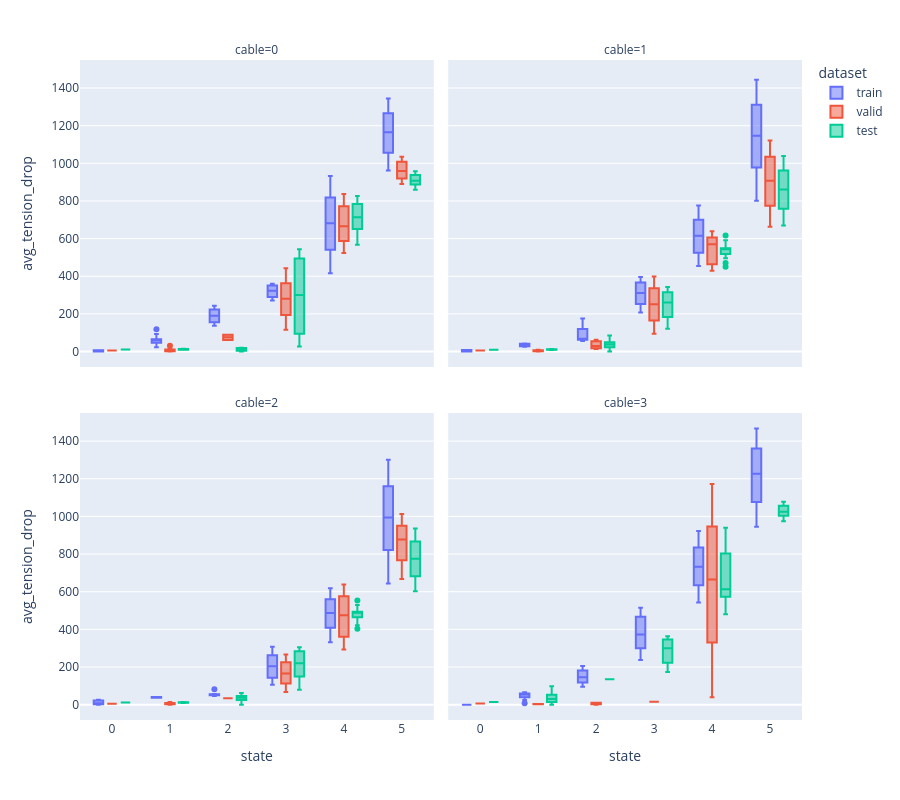

This figure's notebook cell:
### Code cell
px.box(full_df, y="avg_tension_drop", x="state", color="dataset", facet_col="cable", facet_col_wrap=2, height=800)

### Figure 1 — Plotly figure (JSON) as saved in the notebook; plotly's stock layout.template omitted (floating-point values rounded to 4 significant figures)
{"data": [{"alignmentgroup": "True", "hovertemplate": "dataset=train<br>cable=0<br>state=%{x}<br>avg_tension_drop=%{y}<extra></extra>", "legendgroup": "train", "marker": {"color": "#636efa"}, "name": "train", "notched": false, "offsetgroup": "train", "orientation": "v", "showlegend": true, "type": "box", "x": ["0", "0", "1", "1", "1", "1", "1", "1", "1", "1", "1", "1", "1", "1", "2", "2", "2", "2", "2", "3", "3", "3", "3", "3", "4", "4", "4", "4", "4", "4", "4", "4", "4", "4", "4", "4", "4", "4", "4", "4", "4", "4", "4", "4", "4", "4", "4", "4", "5", "5", "5", "5", "5", "5", "5", "5", "5", "5", "5", "5", "5", "5", "5", "5", "5", "5", "5", "5", "5"], "x0": " ", "xaxis": "x3", "y": [0.0, 6.453, 23.47, 34.69, 40.29, 54.54, 54.15, 61.05, 61.71, 62.24, 63.34, 68.42, 93.59, 118.6, 136.8, 161.3, 189.8, 217.2, 243.5, 270.9, 295.8, 322.6, 347.2, 359.9, 416.3, 429.8, 458.4, 483.2, 508.4, 530.3, 552.5, 576.5, 603.4, 619.6, 644.2, 670.8, 693.3, 714.9, 738.1, 762.2, 785.5, 806.1, 829.8, 851.6, 876.6, 899.7, 916.6, 932.9, 961.9, 974.6, 991.7, 1015.0, 1039.0, 1062.0, 1083.0, 1104.0, 1125.0, 1145.0, 1165.0, 1184.0, 1203.0, 1223.0, 1241.0, 1261.0, 1280.0, 1299.0, 1324.0, 1335.0, 1345.0], "y0": " ", "yaxis": "y3"}, {"alignmentgroup": "True", "hovertemplate": "dataset=train<br>cable=1<br>state=%{x}<br>avg_tension_drop=%{y}<extra></extra>", "legendgroup": "train", "marker": {"color": "#636efa"}, "name": "train", "notched": false, "offsetgroup": "train", "orientation": "v", "showlegend": false, "type": "box", "x": ["0", "0", "1", "1", "1", "2", "2", "2", "2", "2", "2", "2", "2", "2", "2", "2", "3", "3", "3", "3", "3", "3", "3", "3", "4", "4", "4", "4", "4", "4", "4", "4", "4", "4", "4", "4", "4", "4", "5", "5", "5", "5", "5", "5", "5", "5", "5", "5", "5", "5", "5", "5", "5", "5", "5", "5", "5", "5", "5", "5", "5", "5", "5", "5", "5", "5", "5", "5", "5"], "x0": " ", "xaxis": "x4", "y": [0.0, 8.289, 25.89, 37.12, 42.75, 55.77, 55.66, 62.18, 62.94, 63.91, 65.16, 70.81, 98.86, 126.9, 148.5, 176.1, 207.5, 237.7, 266.7, 296.8, 324.4, 353.6, 380.7, 395.4, 454.5, 469.1, 498.6, 525.6, 552.9, 576.8, 601.7, 627.5, 656.6, 674.7, 700.3, 727.7, 752.1, 776.0, 800.9, 826.6, 851.6, 874.3, 899.7, 922.8, 949.4, 973.4, 992.2, 1010.0, 1040.0, 1056.0, 1076.0, 1101.0, 1125.0, 1147.0, 1169.0, 1191.0, 1213.0, 1235.0, 1256.0, 1276.0, 1295.0, 1316.0, 1335.0, 1356.0, 1376.0, 1396.0, 1421.0, 1434.0, 1444.0], "y0": " ", "yaxis": "y4"}, {"alignmentgroup": "True", "hovertemplate": "dataset=train<br>cable=2<br>state=%{x}<br>avg_tension_drop=%{y}<extra></extra>", "legendgroup": "train", "marker": {"color": "#636efa"}, "name": "train", "notched": false, "offsetgroup": "train", "orientation": "v", "showlegend": false, "type": "box", "x": ["0", "0", "0", "1", "1", "2", "2", "2", "2", "2", "2", "2", "2", "3", "3", "3", "3", "3", "3", "3", "3", "3", "4", "4", "4", "4", "4", "4", "4", "4", "4", "4", "4", "4", "4", "5", "5", "5", "5", "5", "5", "5", "5", "5", "5", "5", "5", "5", "5", "5", "5", "5", "5", "5", "5", "5", "5", "5", "5", "5", "5", "5", "5", "5", "5", "5", "5", "5", "5"], "x0": " ", "xaxis": "x", "y": [0.0, 7.837, 26.14, 36.26, 41.07, 46.79, 45.97, 52.05, 51.84, 52.22, 52.65, 56.89, 81.25, 105.6, 123.9, 148.5, 176.6, 203.5, 229.4, 256.2, 280.8, 307.0, 330.9, 343.9, 396.7, 411.6, 439.7, 462.3, 487.4, 509.2, 531.0, 554.2, 579.8, 595.3, 618.8, 643.9, 665.4, 687.2, 710.1, 733.4, 756.4, 777.6, 800.4, 821.9, 845.8, 867.6, 884.3, 900.3, 927.6, 941.7, 959.6, 982.5, 1006.0, 1026.0, 1046.0, 1067.0, 1086.0, 1106.0, 1126.0, 1143.0, 1161.0, 1181.0, 1198.0, 1218.0, 1236.0, 1255.0, 1279.0, 1291.0, 1301.0], "y0": " ", "yaxis": "y"}, {"alignmentgroup": "True", "hovertemplate": "dataset=train<br>cable=3<br>state=%{x}<br>avg_tension_drop=%{y}<extra></extra>", "legendgroup": "train", "marker": {"color": "#636efa"}, "name": "train", "notched": false, "offsetgroup": "train", "orientation": "v", "showlegend": false, "type": "box", "x": ["0", "1", "1", "1", "1", "1", "1", "1", "1", "1", "1", "1", "2", "2", "2", "2", "2", "3", "3", "3", "3", "3", "3", "3", "3", "3", "3", "4", "4", "4", "4", "4", "4", "4", "4", "4", "4", "4", "4", "4", "4", "4", "4", "5", "5", "5", "5", "5", "5", "5", "5", "5", "5", "5", "5", "5", "5", "5", "5", "5", "5", "5", "5", "5", "5", "5", "5", "5", "5"], "x0": " ", "xaxis": "x2", "y": [0.0, 7.257, 24.99, 37.16, 43.28, 54.55, 52.83, 58.98, 59.08, 59.76, 60.91, 66.56, 95.56, 124.5, 145.6, 173.0, 205.9, 237.6, 268.3, 299.7, 328.2, 358.4, 385.7, 399.9, 467.6, 482.7, 514.2, 542.3, 570.8, 595.4, 620.4, 647.1, 674.5, 692.2, 718.2, 747.0, 772.5, 797.0, 822.4, 848.7, 874.0, 896.8, 922.6, 945.3, 972.5, 997.1, 1016.0, 1034.0, 1064.0, 1077.0, 1095.0, 1120.0, 1147.0, 1169.0, 1192.0, 1216.0, 1237.0, 1259.0, 1281.0, 1301.0, 1320.0, 1342.0, 1361.0, 1382.0, 1402.0, 1422.0, 1447.0, 1458.0, 1467.0], "y0": " ", "yaxis": "y2"}, {"alignmentgroup": "True", "hovertemplate": "dataset=valid<br>cable=0<br>state=%{x}<br>avg_tension_drop=%{y}<extra></extra>", "legendgroup": "valid", "marker": {"color": "#EF553B"}, "name": "valid", "notched": false, "offsetgroup": "valid", "orientation": "v", "showlegend": true, "type": "box", "x": ["0", "1", "1", "1", "1", "1", "1", "1", "1", "1", "2", "2", "3", "3", "3", "3", "3", "3", "3", "3", "3", "3", "3", "3", "3", "3", "4", "4", "4", "4", "4", "4", "4", "4", "4", "4", "4", "4", "4", "4", "5", "5", "5", "5", "5", "5", "5", "5", "5"], "x0": " ", "xaxis": "x3", "y": [5.194, 1.076, 1.927, 3.23, 0.0, 4.668, 8.348, 9.814, 14.93, 30.72, 61.34, 89.5, 116.2, 141.6, 163.2, 193.8, 218.3, 242.7, 266.8, 293.0, 322.2, 341.9, 363.4, 393.3, 420.1, 442.7, 524.0, 539.5, 562.4, 587.3, 609.7, 632.9, 650.9, 681.0, 699.1, 756.2, 772.4, 795.7, 818.5, 836.6, 890.4, 902.3, 925.8, 940.3, 959.0, 982.6, 1002.0, 1025.0, 1035.0], "y0": " ", "yaxis": "y3"}, {"alignmentgroup": "True", "hovertemplate": "dataset=valid<br>cable=1<br>state=%{x}<br>avg_tension_drop=%{y}<extra></extra>", "legendgroup": "valid", "marker": {"color": "#EF553B"}, "name": "valid", "notched": false, "offsetgroup": "valid", "orientation": "v", "showlegend": false, "type": "box", "x": ["0", "1", "1", "1", "1", "1", "1", "1", "2", "2", "2", "3", "3", "3", "3", "3", "3", "3", "3", "3", "3", "3", "3", "4", "4", "4", "4", "4", "4", "4", "5", "5", "5", "5", "5", "5", "5", "5", "5", "5", "5", "5", "5", "5", "5", "5", "5", "5", "5"], "x0": " ", "xaxis": "x4", "y": [5.914, 1.69, 2.302, 3.616, 0.0, 4.33, 7.859, 9.046, 14.0, 29.53, 63.02, 93.99, 123.3, 152.0, 176.9, 210.0, 237.3, 264.5, 291.6, 320.6, 352.1, 374.3, 398.3, 429.9, 457.3, 481.7, 569.8, 586.9, 611.8, 638.6, 662.8, 688.0, 708.5, 739.8, 759.2, 820.7, 838.2, 863.2, 888.0, 907.5, 965.3, 978.0, 1003.0, 1019.0, 1040.0, 1065.0, 1086.0, 1110.0, 1122.0], "y0": " ", "yaxis": "y4"}, {"alignmentgroup": "True", "hovertemplate": "dataset=valid<br>cable=2<br>state=%{x}<br>avg_tension_drop=%{y}<extra></extra>", "legendgroup": "valid", "marker": {"color": "#EF553B"}, "name": "valid", "notched": false, "offsetgroup": "valid", "orientation": "v", "showlegend": false, "type": "box", "x": ["0", "1", "1", "1", "1", "1", "1", "1", "1", "2", "3", "3", "3", "3", "3", "3", "3", "3", "3", "4", "4", "4", "4", "4", "4", "4", "4", "4", "4", "4", "4", "4", "4", "5", "5", "5", "5", "5", "5", "5", "5", "5", "5", "5", "5", "5", "5", "5", "5"], "x0": " ", "xaxis": "x", "y": [5.259, 1.59, 2.459, 3.441, 0.0, 4.197, 7.71, 8.913, 13.66, 33.41, 67.0, 93.76, 119.2, 144.1, 165.6, 195.1, 219.0, 242.9, 266.6, 292.5, 320.7, 340.0, 360.8, 389.3, 414.0, 435.5, 514.6, 529.7, 552.1, 576.3, 598.3, 620.9, 638.9, 667.5, 684.6, 739.6, 755.5, 777.8, 799.7, 817.1, 870.9, 883.6, 906.2, 920.5, 939.0, 961.8, 980.6, 1002.0, 1012.0], "y0": " ", "yaxis": "y"}, {"alignmentgroup": "True", "hovertemplate": "dataset=valid<br>cable=3<br>state=%{x}<br>avg_tension_drop=%{y}<extra></extra>", "legendgroup": "valid", "marker": {"color": "#EF553B"}, "name": "valid", "notched": false, "offsetgroup": "valid", "orientation": "v", "showlegend": false, "type": "box", "x": ["0", "1", "1", "1", "2", "2", "2", "2", "3", "4", "4", "4", "4", "4", "4", "4", "4", "4", "4", "4", "4", "4", "4", "4", "4", "4", "4", "4", "4", "4", "4", "4", "4", "4", "4", "4", "4", "4", "4", "4", "4", "4", "4", "4", "4", "4", "4", "4", "4"], "x0": " ", "xaxis": "x2", "y": [6.575, 1.84, 2.704, 3.858, 0.0, 5.193, 9.067, 10.55, 15.88, 39.33, 78.9, 111.2, 142.0, 171.7, 197.3, 232.6, 260.7, 287.9, 315.7, 345.3, 378.5, 401.3, 425.8, 459.6, 489.6, 514.7, 607.6, 624.2, 649.8, 679.0, 705.1, 731.1, 751.0, 784.5, 805.1, 869.4, 886.9, 912.4, 937.0, 956.5, 1017.0, 1028.0, 1054.0, 1070.0, 1090.0, 1115.0, 1137.0, 1161.0, 1172.0], "y0": " ", "yaxis": "y2"}, {"alignmentgroup": "True", "hovertemplate": "dataset=test<br>cable=0<br>state=%{x}<br>avg_tension_drop=%{y}<extra></extra>", "legendgroup": "test", "marker": {"color": "#00cc96"}, "name": "test", "notched": false, "offsetgroup": "test", "orientation": "v", "showlegend": true, "type": "box", "x": ["0", "1", "1", "1", "1", "1", "2", "2", "2", "3", "3", "3", "3", "3", "3", "3", "3", "3", "3", "3", "3", "3", "3", "3", "3", "3", "3", "3", "3", "3", "3", "3", "3", "3", "3", "3", "3", "3", "3", "3", "3", "4", "4", "4", "4", "4", "4", "4", "4", "4", "4", "4", "4", "5", "5", "5", "5", "5", "5"], "x0": " ", "xaxis": "x3", "y": [11.15, 10.04, 12.16, 15.54, 13.1, 8.994, 0.0, 14.87, 20.63, 26.74, 32.33, 37.33, 41.79, 44.15, 52.38, 60.49, 78.7, 111.5, 145.7, 169.3, 195.0, 225.3, 254.1, 291.8, 287.5, 312.0, 308.1, 414.7, 432.8, 455.5, 480.7, 504.9, 508.8, 509.0, 507.1, 507.4, 498.1, 474.8, 491.3, 524.5, 543.9, 567.6, 615.6, 638.8, 664.7, 681.9, 702.9, 723.1, 747.7, 774.9, 792.7, 806.5, 826.6, 859.8, 886.9, 892.5, 921.2, 938.1, 958.1], "y0": " ", "yaxis": "y3"}, {"alignmentgroup": "True", "hovertemplate": "dataset=test<br>cable=1<br>state=%{x}<br>avg_tension_drop=%{y}<extra></extra>", "legendgroup": "test", "marker": {"color": "#00cc96"}, "name": "test", "notched": false, "offsetgroup": "test", "orientation": "v", "showlegend": false, "type": "box", "x": ["0", "1", "1", "1", "1", "1", "2", "2", "2", "2", "2", "2", "2", "2", "2", "2", "2", "3", "3", "3", "3", "3", "3", "3", "3", "3", "3", "4", "4", "4", "4", "4", "4", "4", "4", "4", "4", "4", "4", "4", "4", "4", "5", "5", "5", "5", "5", "5", "5", "5", "5", "5", "5", "5", "5", "5", "5", "5", "5"], "x0": " ", "xaxis": "x4", "y": [10.17, 9.477, 11.24, 14.23, 12.03, 8.442, 0.0, 16.58, 22.02, 27.47, 32.42, 37.31, 41.44, 44.16, 52.03, 63.29, 85.71, 121.2, 157.6, 184.2, 212.9, 245.5, 276.5, 315.6, 314.9, 342.6, 340.6, 450.3, 470.2, 495.1, 522.4, 546.8, 548.9, 549.0, 547.5, 547.8, 539.4, 517.5, 534.1, 568.7, 590.8, 616.5, 670.1, 694.5, 721.9, 741.5, 765.0, 787.5, 813.1, 841.0, 860.9, 877.5, 899.7, 933.1, 959.7, 968.3, 997.8, 1018.0, 1039.0], "y0": " ", "yaxis": "y4"}, {"alignmentgroup": "True", "hovertemplate": "dataset=test<br>cable=2<br>state=%{x}<br>avg_tension_drop=%{y}<extra></extra>", "legendgroup": "test", "marker": {"color": "#00cc96"}, "name": "test", "notched": false, "offsetgroup": "test", "orientation": "v", "showlegend": false, "type": "box", "x": ["0", "1", "1", "1", "1", "1", "2", "2", "2", "2", "2", "2", "2", "2", "2", "2", "3", "3", "3", "3", "3", "3", "3", "3", "3", "3", "3", "4", "4", "4", "4", "4", "4", "4", "4", "4", "4", "4", "4", "4", "4", "4", "5", "5", "5", "5", "5", "5", "5", "5", "5", "5", "5", "5", "5", "5", "5", "5", "5"], "x0": " ", "xaxis": "x", "y": [11.96, 11.14, 12.77, 14.77, 11.85, 8.293, 0.0, 19.26, 24.59, 29.74, 34.6, 39.49, 43.37, 45.67, 53.54, 61.66, 79.4, 111.0, 143.6, 166.5, 191.4, 220.3, 248.4, 284.5, 281.1, 305.2, 301.9, 402.9, 421.2, 444.3, 468.8, 491.7, 494.0, 494.0, 492.5, 492.8, 484.6, 463.0, 479.0, 510.5, 529.9, 553.1, 602.4, 624.7, 649.3, 666.5, 687.1, 707.4, 731.0, 756.9, 774.6, 788.8, 809.3, 840.4, 865.7, 871.9, 899.1, 916.7, 936.1], "y0": " ", "yaxis": "y"}, {"alignmentgroup": "True", "hovertemplate": "dataset=test<br>cable=3<br>state=%{x}<br>avg_tension_drop=%{y}<extra></extra>", "legendgroup": "test", "marker": {"color": "#00cc96"}, "name": "test", "notched": false, "offsetgroup": "test", "orientation": "v", "showlegend": false, "type": "box", "x": ["0", "1", "1", "1", "1", "1", "1", "1", "1", "1", "1", "1", "1", "1", "1", "1", "1", "2", "3", "3", "3", "3", "3", "3", "3", "3", "3", "4", "4", "4", "4", "4", "4", "4", "4", "4", "4", "4", "4", "4", "4", "4", "4", "4", "4", "4", "4", "4", "4", "4", "4", "4", "4", "5", "5", "5", "5", "5", "5"], "x0": " ", "xaxis": "x2", "y": [13.59, 12.03, 14.05, 17.61, 14.89, 10.1, 0.0, 20.43, 26.3, 33.31, 39.18, 45.21, 50.64, 53.88, 64.52, 77.75, 98.11, 134.4, 173.3, 200.8, 230.2, 265.4, 299.0, 341.3, 337.1, 364.0, 360.2, 479.7, 500.3, 526.3, 555.0, 582.6, 586.5, 586.2, 583.3, 583.9, 573.0, 547.8, 564.7, 602.0, 624.4, 650.6, 704.6, 730.8, 760.8, 780.2, 803.3, 825.5, 852.6, 883.0, 903.3, 917.9, 939.2, 974.5, 1004.0, 1009.0, 1040.0, 1057.0, 1078.0], "y0": " ", "yaxis": "y2"}], "layout": {"annotations": [{"font": {}, "showarrow": false, "text": "cable=2", "x": 0.245, "xanchor": "center", "xref": "paper", "y": 0.465, "yanchor": "bottom", "yref": "paper"}, {"font": {}, "showarrow": false, "text": "cable=3", "x": 0.755, "xanchor": "center", "xref": "paper", "y": 0.465, "yanchor": "bottom", "yref": "paper"}, {"font": {}, "showarrow": false, "text": "cable=0", "x": 0.245, "xanchor": "center", "xref": "paper", "y": 1.0, "yanchor": "bottom", "yref": "paper"}, {"font": {}, "showarrow": false, "text": "cable=1", "x": 0.755, "xanchor": "center", "xref": "paper", "y": 1.0, "yanchor": "bottom", "yref": "paper"}], "boxmode": "group", "height": 800, "legend": {"title": {"text": "dataset"}, "tracegroupgap": 0}, "margin": {"t": 60}, "xaxis": {"anchor": "y", "domain": [0, 0.49], "title": {"text": "state"}}, "xaxis2": {"anchor": "y2", "domain": [0.51, 1], "matches": "x", "title": {"text": "state"}}, "xaxis3": {"anchor": "y3", "domain": [0, 0.49], "matches": "x", "showticklabels": false}, "xaxis4": {"anchor": "y4", "domain": [0.51, 1], "matches": "x", "showticklabels": false}, "yaxis": {"anchor": "x", "domain": [0, 0.465], "title": {"text": "avg_tension_drop"}}, "yaxis2": {"anchor": "x2", "domain": [0, 0.465], "matches": "y", "showticklabels": false}, "yaxis3": {"anchor": "x3", "domain": [0.535, 1.0], "matches": "y", "title": {"text": "avg_tension_drop"}}, "yaxis4": {"anchor": "x4", "domain": [0.535, 1.0], "matches": "y", "showticklabels": false}}}
